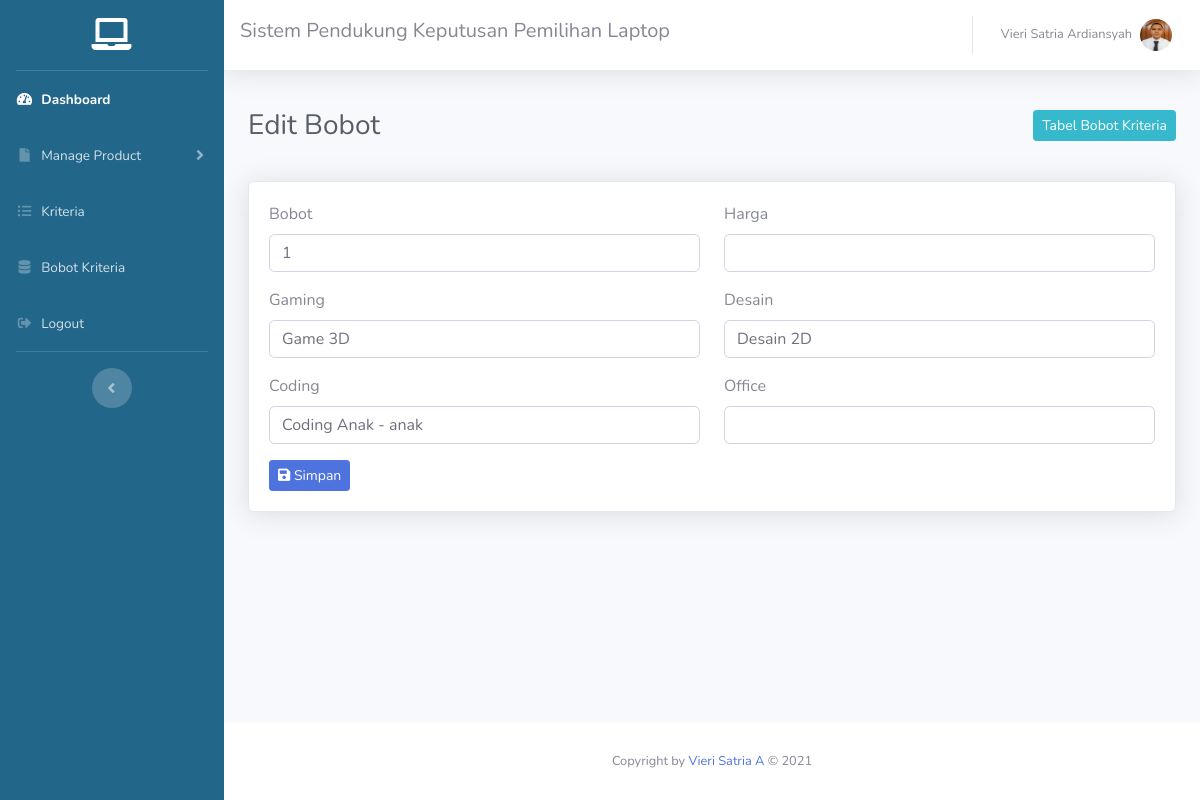
The page /admin/edit_bobot.php?bobot=1 (signed in) on the database its author committed.
### tables this page shows
CREATE TABLE `bobot_kriteria` (
  `id` int(11) NOT NULL,
  `bobot` int(11) NOT NULL,
  `bobot_harga` varchar(50) NOT NULL,
  `bobot_gaming` varchar(50) NOT NULL,
  `bobot_desain` varchar(50) NOT NULL,
  `bobot_coding` varchar(50) NOT NULL,
  `bobot_office` varchar(50) NOT NULL,
  `create_date` datetime NOT NULL DEFAULT CURRENT_TIMESTAMP,
  `update_date` datetime NOT NULL DEFAULT CURRENT_TIMESTAMP,
  `no_admin` int(11) NOT NULL
);

### admin/edit_bobot.php (the view, shortened to what this page needs)
<?php
include 'inc/header.php';
include '../koneksi.php';
if (isset($_GET['bobot'])) {
    $id = ($_GET["bobot"]);
    $query = "SELECT * FROM bobot_kriteria WHERE bobot='$id'";
    $result = mysqli_query($koneksi, $query);
    $data = mysqli_fetch_assoc($result);
} else {
    echo "<script>alert('Masukkan data bobot.');window.location='tabel_bobot.php';</script>";
}
?>
                <div class="container-fluid">
                <div class="d-sm-flex align-items-center justify-content-between mb-4">
                    <h1 class="h3 mb-0 text-gray-800">Edit Bobot</h1>
                <a href="tabel_bobot.php" class="btn btn-info btn-sm my-3">Tabel Bobot Kriteria</a>
                </div>
                <div class="card shadow mb-4">
                    <div class="card-body">
                <form action="update_bobot.php" method="post">
                  <div class="row">
                    <div class="col-md-6">
                      <div class="form-group">
                        <label>Bobot</label>
                        <input type="text" class="form-control" name="bobot" required oninvalid="this.setCustomValidity('Bobot belum diisi')" oninput="setCustomValidity('')" value="<?php echo $data['bobot']?>">
                      </div>
                    </div>
                    <div class="col-md-6">
                      <div class="form-group">
                        <label>Harga</label>
                        <input type="number" class="form-control" name="bobot_harga" required oninvalid="this.setCustomValidity('Harga Laptop belum diisi')" oninput="setCustomValidity('')" value="<?php echo $data['bobot_harga']?>">
                      </div>
                    </div>
                    <div class="col-md-6">
                      <div class="form-group">
                        <label>Gaming</label>
                        <input type="text" class="form-control" name="bobot_gaming" required oninvalid="this.setCustomValidity('Gaming belum diisi')" oninput="setCustomValidity('')" value="<?php echo $data['bobot_gaming']?>">
                      </div>
                    </div>
                    <div class="col-md-6">
                      <div class="form-group">
                        <label>Desain</label>
                        <input type="text" class="form-control" name="bobot_desain" required oninvalid="this.setCustomValidity('Desain Laptop belum diisi')" oninput="setCustomValidity('')" value="<?php echo $data['bobot_desain']?>">
                      </div>
                    </div>
                     <div class="col-md-6">
                      <div class="form-group">
                        <label>Coding</label>
                        <input type="text" class="form-control" id="" name="bobot_coding" required oninvalid="this.setCustomValidity('Coding Laptop belum diisi')" oninput="setCustomValidity('')" value="<?php echo $data['bobot_coding']?>" >
                      </div>
                    </div>
                     <div class="col-md-6">
                      <div class="form-group">
                        <label>Office</label>
                        <input type="text" class="form-control" id="" name="bobot_office" required oninvalid="this.setCustomValidity('Office Laptop belum diisi')" oninput="setCustomValidity('')" value="<?php echo $data['bobot_office']?>">
                      </div>
                    </div>
                  </div>
                      <button type="submit" name="submit" class="btn btn-primary btn-sm"><i class="fas fa-save"></i> Simpan</button>
                </form>
            </div>
        </div>
                </div>
            </div>
<?php
include 'inc/footer.php';
?>

### admin/inc/header.php (shortened to what this page needs)
<?php
    include "../koneksi.php";
?>
<!DOCTYPE html>
<html lang="en">
<head>
    <link href="assets/vendor/fontawesome-free/css/all.min.css" rel="stylesheet" type="text/css">
    <link href="assets/vendor/datatables/dataTables.bootstrap4.min.css" rel="stylesheet">
    <link href="assets/css/sb-admin-2.min.css" rel="stylesheet">
    <link rel="stylesheet" type="text/css" href="assets/vendor/sweetalert/css/sweetalert2.min.css">
</head>
<body id="page-top">
    <div id="wrapper">
        <ul class="navbar-nav sidebar sidebar-dark accordion" style="background-color: #22668a;" id="accordionSidebar">
            <a class="sidebar-brand d-flex align-items-center justify-content-center" href="dashboard.php">
                <div class="sidebar-brand-icon rotate-n-10">
                    <i class="fas fa-laptop"></i>
                </div>
            </a>
            <hr class="sidebar-divider my-0">
            <li class="nav-item active">
                <a class="nav-link" href="index.php">
                    <i class="fas fa-fw fa-tachometer-alt"></i>
                    <span>Dashboard</span></a>
            </li>
             <li class="nav-item">
                <a class="nav-link collapsed" href="#" data-toggle="collapse" data-target="#collapseUtilities"
                    aria-expanded="true" aria-controls="collapseUtilities">
                    <i class="fas fa-fw fa-file"></i>
                    <span>Manage Product</span>
                </a>
            </li>
            <li class="nav-item">
                <a class="nav-link" href="kriteria.php">
                    <i class="fas fa-fw fa-list-ul"></i>
                    <span>Kriteria</span></a>
            </li>
            <li class="nav-item">
                <a class="nav-link" href="tabel_bobot.php">
                    <i class="fas fa-fw fa-database"></i>
                    <span>Bobot Kriteria</span></a>
            </li>
            <li class="nav-item">
                <a class="nav-link" href="../logout.php">
                    <i class="fas fa-fw fa-sign-out-alt"></i>
                    <span>Logout</span></a>
            </li>
            <hr class="sidebar-divider d-none d-md-block">
            <div class="text-center d-none d-md-inline">
                <button class="rounded-circle border-0" id="sidebarToggle"></button>
            </div>
        </ul>
        <div id="content-wrapper" class="d-flex flex-column">
            <div id="content">
                <nav class="navbar navbar-expand navbar-light bg-white topbar mb-4 static-top shadow">
                    <h5>Sistem Pendukung Keputusan Pemilihan Laptop</h5>
                    <ul class="navbar-nav ml-auto">
                    <?php
                    $query = mysqli_query($koneksi, "SELECT * FROM admin order by no_admin ASC");
                    while ($data = mysqli_fetch_array($query)) { ?>
                        <li class="nav-item dropdown no-arrow">
                            <a class="nav-link dropdown-toggle" href="#" id="userDropdown" role="button"
                                data-toggle="dropdown" aria-haspopup="true" aria-expanded="false">
                                <span class="mr-2 d-none d-lg-inline text-gray-600 small"><?php echo $_SESSION['admin_global']->nama ?></span>
                                <img class="img-profile rounded-circle"
                                    src="foto/<?php echo $data['foto']?>">
                            </a>
                        </li>
                    <?php } ?>
                    </ul>
                </nav>

### rows shown on the page
bobot_kriteria: bobot "1", bobot_gaming "Game 3D", bobot_desain "Desain 2D", bobot_coding "Coding Anak - anak"

### other values the page prints
$_SESSION['admin_global']->nama "Vieri Satria Ardiansyah"
